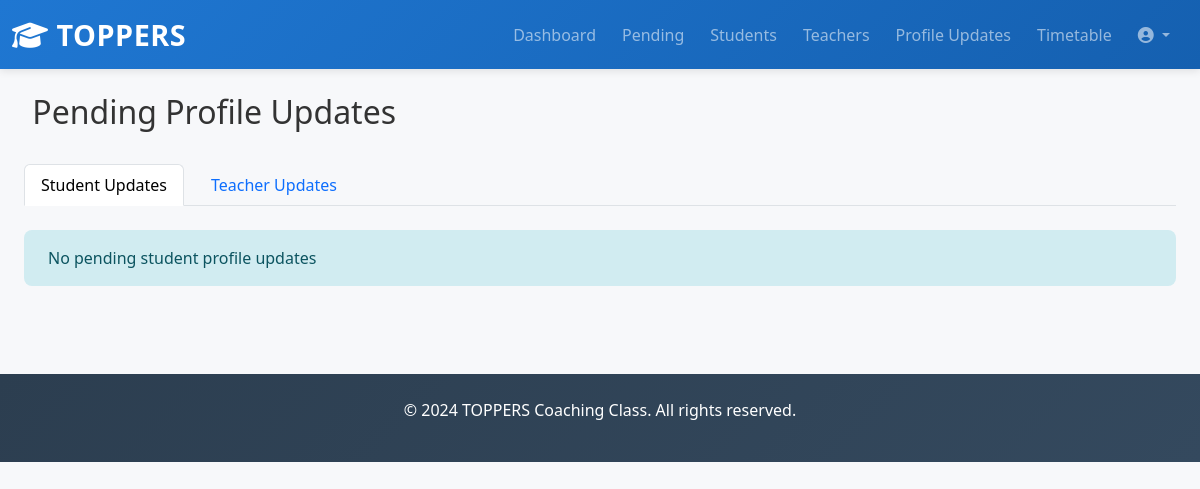
The app's page /admin-panel/approve-profile-updates/ (signed in), older data.
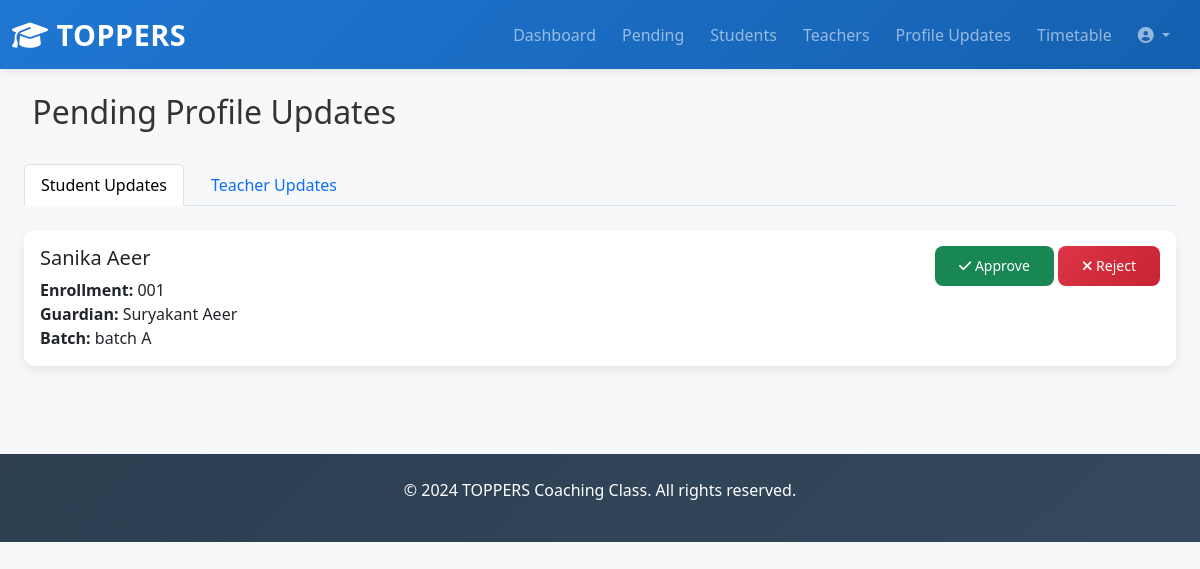
The same page, newer data.
### toppers_project/core/models.py (models this page shows, shortened)
class StudentProfile(models.Model):
    user = models.OneToOneField(CustomUser, on_delete=models.CASCADE, related_name='student_profile')
    enrollment_number = models.CharField(max_length=50, unique=True)
    guardian_name = models.CharField(max_length=100)
    guardian_phone = models.CharField(max_length=20)
    batch = models.ForeignKey('Batch', on_delete=models.CASCADE, related_name='student_profiles', null=True, blank=True)
    subjects = models.ManyToManyField('Subject', blank=True, related_name='student_profiles')
    total_fees = models.DecimalField(max_digits=10, decimal_places=2, default=0)
    fees_paid = models.DecimalField(max_digits=10, decimal_places=2, default=0)
    profile_update_status = models.CharField(max_length=20, choices=STATUS_CHOICES, default='approved')
    created_at = models.DateTimeField(auto_now_add=True)
    updated_at = models.DateTimeField(auto_now=True)
    class Meta:
        ordering = ['enrollment_number']

class CustomUser(AbstractUser):
    role = models.CharField(max_length=20, choices=ROLE_CHOICES)
    phone = models.CharField(max_length=20, blank=True)
    date_of_birth = models.DateField(null=True, blank=True)
    profile_image = models.ImageField(upload_to='profile_images/', null=True, blank=True)
    address = models.TextField(blank=True)
    status = models.CharField(max_length=20, choices=STATUS_CHOICES, default='pending')
    created_at = models.DateTimeField(auto_now_add=True)
    updated_at = models.DateTimeField(auto_now=True)
    class Meta:
        ordering = ['-created_at']

class Batch(models.Model):
    name = models.CharField(max_length=100, unique=True)
    def __str__(self):
        return self.name

### toppers_project/admin_dashboard/views.py (the view)
    def wrapper(request, *args, **kwargs):
        if not request.user.is_authenticated or request.user.role != 'admin':
            return redirect('login')
        return view_func(request, *args, **kwargs)

### toppers_project/admin_dashboard/views.py (called while the page is built)
def admin_required(view_func):
    def wrapper(request, *args, **kwargs):
        if not request.user.is_authenticated or request.user.role != 'admin':
            return redirect('login')
        return view_func(request, *args, **kwargs)
    return wrapper

@login_required(login_url='login')
@admin_required
def approve_profile_updates(request):
    pending_student_updates = StudentProfile.objects.filter(profile_update_status='pending')
    pending_teacher_updates = TeacherProfile.objects.filter(profile_update_status='pending')
    context = {
        'pending_student_updates': pending_student_updates,
        'pending_teacher_updates': pending_teacher_updates,
    }
    return render(request, 'admin_dashboard/approve_profile_updates.html', context)

### templates/admin_dashboard/approve_profile_updates.html (shortened to what this page needs)
{% extends 'base.html' %}
{% block content %}
<div class="container-fluid py-4">
    <div class="row mb-4">
        <div class="col-md-12">
            <h2> Pending Profile Updates</h2>
        </div>
    </div>
    <ul class="nav nav-tabs mb-4" role="tablist">
        <li class="nav-item" role="presentation">
            <button class="nav-link active" id="student-tab" data-bs-toggle="tab" data-bs-target="#student-updates">
                Student Updates
            </button>
        </li>
        <li class="nav-item" role="presentation">
            <button class="nav-link" id="teacher-tab" data-bs-toggle="tab" data-bs-target="#teacher-updates">
                Teacher Updates
            </button>
        </li>
    </ul>
    <div class="tab-content">
        <div class="tab-pane fade show active" id="student-updates">
            {% if pending_student_updates %}
                {% for profile in pending_student_updates %}
                <div class="card mb-3">
                    <div class="card-body">
                        <div class="row">
                            <div class="col-md-8">
                                <h5 class="card-title">{{ profile.user.get_full_name }}</h5>
                                <p class="card-text">
                                    <strong>Enrollment:</strong> {{ profile.enrollment_number }}<br>
                                    <strong>Guardian:</strong> {{ profile.guardian_name }}<br>
                                    <strong>Batch:</strong> {{ profile.batch }}
                                </p>
                            </div>
                            <div class="col-md-4 text-end">
                                <a href="{% url 'approve_student_profile_update' profile.id %}" class="btn btn-success btn-sm">
                                    <i class="fas fa-check"></i> Approve
                                </a>
                                <a href="{% url 'reject_student_profile_update' profile.id %}" class="btn btn-danger btn-sm">
                                    <i class="fas fa-times"></i> Reject
                                </a>
                            </div>
                        </div>
                    </div>
                </div>
                {% endfor %}
            {% else %}
            <div class="alert alert-info">No pending student profile updates</div>
            {% endif %}
        </div>
    </div>
</div>
{% endblock %}

Row changes from the older to the newer data that the page shows:
now on this page (row edited): StudentProfile: user.get_full_name "Sanika Aeer", enrollment_number "001", guardian_name "Suryakant Aeer", batch "batch A"
Text that changed along with them:
text no longer shown: "No pending student profile updates"
